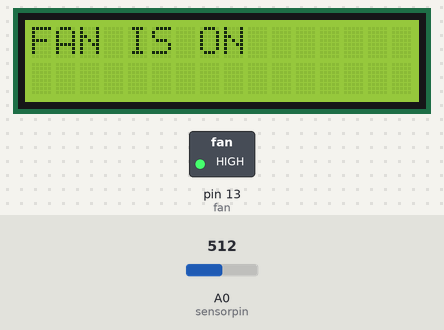
A sketch run on a simulated Arduino Uno, built with avr-gcc and run on an emulated ATmega328P. On the bench: 16×2 character LCD, switched loads named in the sketch (green lamp = pin HIGH). The inputs (shaded band) are chosen by the test bench; at power-on: A0 (sensorpin) = 512.

Above: at 1.2 s.
1.3 s: A0 (sensorpin) set to 30
2.8 s: A0 (sensorpin) set to 25
At 3.7 s:
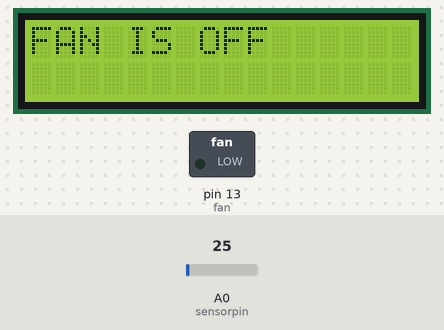
4.3 s: A0 (sensorpin) set to 122
At 4.8 s:
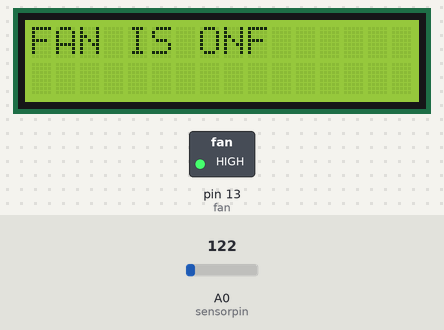
5.8 s: A0 (sensorpin) set to 18
At 7.0 s:
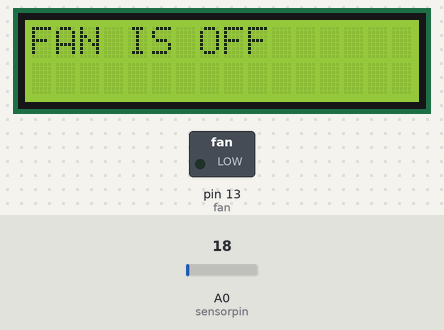
7.3 s: A0 (sensorpin) set to 38
At 8.4 s:
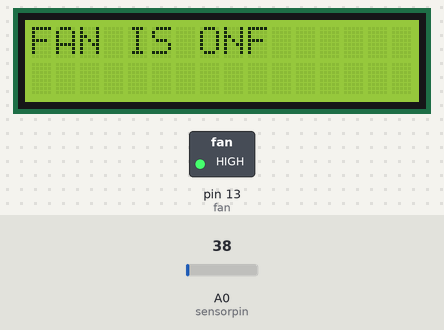
Timing chart, 0 to 9.8 s (numbered marks = the images above; inputs shaded):
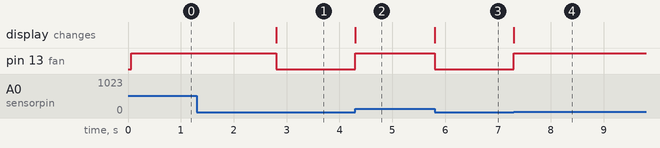

Measured:
- the behaviour switches between 28 and 27 on A0 (sensorpin) (found by bisection; images 0 and 1)
- after the input at 1.3 s, every drawn part: stays the same
- after the input at 2.8 s, pin 13 (fan): HIGH → LOW at once; the display: changes at once (image 1)
- after the input at 4.3 s, pin 13 (fan): LOW → HIGH at once; the display: changes at once (image 2)
- after the input at 5.8 s, pin 13 (fan): HIGH → LOW at once; the display: changes at once (image 3)
- after the input at 7.3 s, pin 13 (fan): LOW → HIGH at once; the display: changes at once (image 4)

The sketch:

temp_control_fan.ino
```cpp
/* ProjectsDunia
   http://projectsdunia.blogspot.in
   Arduino Digital Thermometer */
#include<LiquidCrystal.h>
int A=0;
int B;
int sensorpin=A0;
int fan= 13;
int min_temp=28;
LiquidCrystal lcd(12, 11, 5, 4, 3, 2);
void setup() {
  lcd.begin(16, 2);
  pinMode(fan,OUTPUT);
 }
void loop()
{
  A= analogRead(sensorpin); // get the temprature
  B= (A/2);
  if(A < min_temp )   // if temprature is lower than minimum temp
  {
    digitalWrite(fan, LOW);
    lcd.setCursor(0,0);
    lcd.print("FAN IS OFF");
  }
  if(A > min_temp)
  {
    digitalWrite(fan, HIGH);
    lcd.setCursor(0,0);
    lcd.print("FAN IS ON");
  }
}
```
